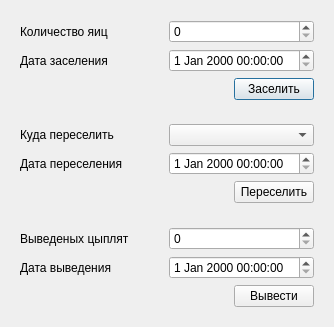
<?xml version="1.0" encoding="UTF-8"?>
<ui version="4.0">
 <class>Dialog</class>
 <widget class="QDialog" name="Dialog">
  <property name="geometry">
   <rect>
    <x>0</x>
    <y>0</y>
    <width>334</width>
    <height>315</height>
   </rect>
  </property>
  <property name="windowTitle">
   <string>Dialog</string>
  </property>
  <layout class="QVBoxLayout" name="verticalLayout">
   <item>
    <widget class="QWidget" name="widget_1" native="true">
     <layout class="QGridLayout" name="gridLayout_2">
      <item row="0" column="0" colspan="2">
       <layout class="QGridLayout" name="gridLayout">
        <item row="0" column="0">
         <widget class="QLabel" name="label">
          <property name="text">
           <string>Количество яиц</string>
          </property>
         </widget>
        </item>
        <item row="0" column="1">
         <widget class="QSpinBox" name="spinBox">
          <property name="maximum">
           <number>99999</number>
          </property>
         </widget>
        </item>
        <item row="1" column="0">
         <widget class="QLabel" name="label_2">
          <property name="text">
           <string>Дата заселения</string>
          </property>
         </widget>
        </item>
        <item row="1" column="1">
         <widget class="QDateTimeEdit" name="dateTimeEdit_1"/>
        </item>
       </layout>
      </item>
      <item row="1" column="0">
       <spacer name="horizontalSpacer">
        <property name="orientation">
         <enum>Qt::Horizontal</enum>
        </property>
        <property name="sizeHint" stdset="0">
         <size>
          <width>199</width>
          <height>20</height>
         </size>
        </property>
       </spacer>
      </item>
      <item row="1" column="1">
       <widget class="QPushButton" name="pushButton_1">
        <property name="text">
         <string>Заселить</string>
        </property>
       </widget>
      </item>
     </layout>
    </widget>
   </item>
   <item>
    <widget class="QWidget" name="widget_2" native="true">
     <property name="enabled">
      <bool>true</bool>
     </property>
     <layout class="QGridLayout" name="gridLayout_5">
      <item row="1" column="0">
       <spacer name="horizontalSpacer_2">
        <property name="orientation">
         <enum>Qt::Horizontal</enum>
        </property>
        <property name="sizeHint" stdset="0">
         <size>
          <width>199</width>
          <height>20</height>
         </size>
        </property>
       </spacer>
      </item>
      <item row="1" column="1">
       <widget class="QPushButton" name="pushButton_2">
        <property name="text">
         <string>Переселить</string>
        </property>
       </widget>
      </item>
      <item row="0" column="0" colspan="2">
       <layout class="QGridLayout" name="gridLayout_4">
        <item row="0" column="0">
         <widget class="QLabel" name="label_6">
          <property name="text">
           <string>Куда переселить</string>
          </property>
         </widget>
        </item>
        <item row="0" column="1">
         <widget class="QComboBox" name="comboBox"/>
        </item>
        <item row="1" column="0">
         <widget class="QLabel" name="label_3">
          <property name="text">
           <string>Дата переселения</string>
          </property>
         </widget>
        </item>
        <item row="1" column="1">
         <widget class="QDateTimeEdit" name="dateTimeEdit_2"/>
        </item>
       </layout>
      </item>
     </layout>
    </widget>
   </item>
   <item>
    <widget class="QWidget" name="widget_3" native="true">
     <layout class="QGridLayout" name="gridLayout_6">
      <item row="1" column="1">
       <widget class="QPushButton" name="pushButton_3">
        <property name="text">
         <string>Вывести</string>
        </property>
       </widget>
      </item>
      <item row="1" column="0">
       <spacer name="horizontalSpacer_3">
        <property name="orientation">
         <enum>Qt::Horizontal</enum>
        </property>
        <property name="sizeHint" stdset="0">
         <size>
          <width>199</width>
          <height>20</height>
         </size>
        </property>
       </spacer>
      </item>
      <item row="0" column="0" colspan="2">
       <layout class="QGridLayout" name="gridLayout_3">
        <item row="0" column="0">
         <widget class="QLabel" name="label_4">
          <property name="text">
           <string>Выведеных цыплят</string>
          </property>
         </widget>
        </item>
        <item row="0" column="1">
         <widget class="QSpinBox" name="spinBox_2">
          <property name="maximum">
           <number>99999</number>
          </property>
         </widget>
        </item>
        <item row="1" column="0">
         <widget class="QLabel" name="label_5">
          <property name="text">
           <string>Дата выведения</string>
          </property>
         </widget>
        </item>
        <item row="1" column="1">
         <widget class="QDateTimeEdit" name="dateTimeEdit_3"/>
        </item>
       </layout>
      </item>
     </layout>
    </widget>
   </item>
  </layout>
 </widget>
 <resources/>
 <connections/>
</ui>
